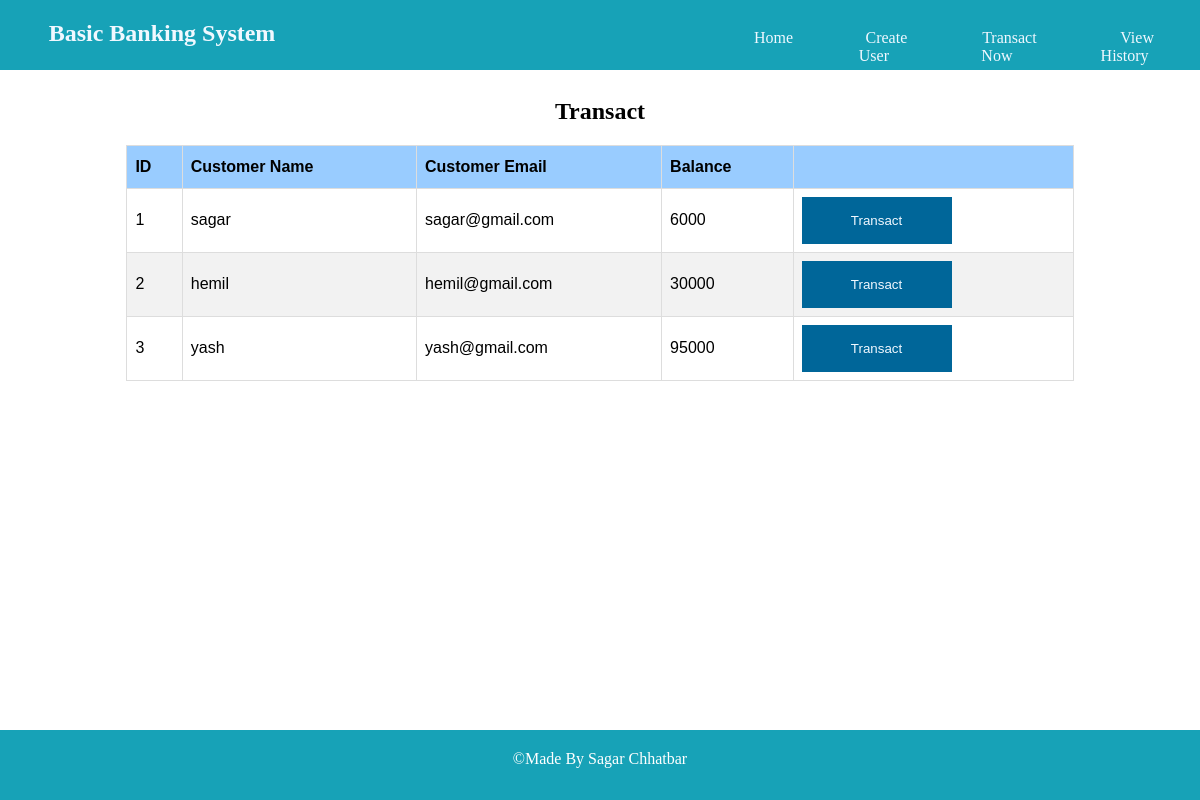
Page /transact.php on the committed database.
### tables this page shows
CREATE TABLE `customers` (
  `customerID` int(11) NOT NULL,
  `customerName` varchar(50) NOT NULL,
  `customerEmail` varchar(50) NOT NULL,
  `customerBalance` int(10) NOT NULL
);

### transact.php (the view, shortened to what this page needs)
<!DOCTYPE html>
<html lang="en">
<head>
<link rel="stylesheet" href="project.css"/>
</head>
<body>
<div class="navbar">
  <div>
    <h2><a href="#" class="heading">Basic Banking System</a></h2>
      <div class="nav_content">
      <div class="nav_btn">
       <a class="decoration" href="home.php" >Home</a>
      </div>
      <div class="nav_btn">
        <a class="decoration" href="create_user.php">Create User</a>
      </div>
      <div class="nav_btn">
        <a class="decoration" href="transact.php">Transact Now</a>
      </div>
      <div class="nav_btn">
        <a class="decoration" href="history.php">View History</a>
      </div>
    </div>
  </div>
</div>
    <div>
      <div style="padding-top: 70px;">
        <center><h2>Transact</h2></center>
      </div>
      <div >
        <center>
        <table class="table">
        <thead>
            <tr>
              <th scope="col">ID</th>
              <th scope="col">Customer Name</th>
              <th scope="col">Customer Email</th>
              <th scope="col">Balance</th>
              <th></th>
            </tr>
        </thead>
<?php
$c=mysqli_connect("localhost","root","","basicbank");
if($c)
{
$qry="select * from customers";
$result=mysqli_query($c,$qry) or die("SQL query failed");
$output="";
if(mysqli_num_rows($result) > 0)
{
    while($row = mysqli_fetch_assoc($result))
   {
       $output .='<tr>
          <td>'.$row['customerID'].'</td>
          <td>'.$row['customerName'].'</td>
          <td>'.$row['customerEmail'].'</td>
          <td>'.$row['customerBalance'].'</td>
          <td>
          <button type="submit" name="transact" id='.$row["customerID"].' class="btn transact">Transact</button></td>
          </tr>';
    }
    echo $output;
}
}
?>
</div>
</div>
    <div class="footer">
        <center style="padding: 20px;">	&#169;Made By Sagar Chhatbar</center>
    </div>
</body>
</html>

### project.css (style rules this page uses)
.navbar { position: fixed; left: 0; top: 0; width: 100%; background-color: #17a2b7; height:70px; text-align: center; }
.footer { position: fixed; left: 0; bottom: 0; width: 100%; background-color: #17a2b7; color: white; height:70px; text-align: center; }
.heading { text-decoration: none; color: aliceblue; padding-right: 73%; }
.decoration { text-decoration: none; color: aliceblue ; padding-right: 25px; }
.nav_content { display: flex; padding-left: 62%; margin-top: -4%; }
.nav_btn { padding:10px; border-radius: 15px; }
.btn { padding: 16px 32px; background-color: #006699; width: 150px; color:aliceblue; border:none; }
.table { padding-left: 31%; display: inline-table; border-collapse: collapse; width: 80%; font-family: Arial, Helvetica, sans-serif; }
.table td, .table th { border: 1px solid #ddd; padding: 8px; }
.table tr:nth-child(even) { background-color: #f2f2f2; }
.table th { padding-top: 12px; padding-bottom: 12px; text-align: left; background-color: #99ccff; color: black; }

### rows in the picture
customers: customerID "1", customerName "sagar", customerEmail "sagar@gmail.com", customerBalance "6000"
customers: customerID "2", customerName "hemil", customerEmail "hemil@gmail.com", customerBalance "30000"
customers: customerID "3", customerName "yash", customerEmail "yash@gmail.com", customerBalance "95000"
